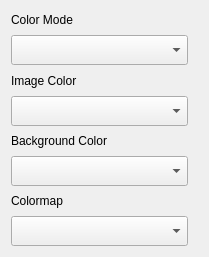
<?xml version="1.0" encoding="UTF-8"?>
<ui version="4.0">
 <class>Form</class>
 <widget class="QWidget" name="Form">
  <property name="geometry">
   <rect>
    <x>0</x>
    <y>0</y>
    <width>209</width>
    <height>257</height>
   </rect>
  </property>
  <property name="windowTitle">
   <string>Form</string>
  </property>
  <layout class="QVBoxLayout" name="verticalLayout">
   <item>
    <layout class="QVBoxLayout" name="verticalLayoutImgColors">
     <property name="rightMargin">
      <number>10</number>
     </property>
     <item>
      <widget class="QLabel" name="label">
       <property name="text">
        <string>Color Mode</string>
       </property>
      </widget>
     </item>
     <item>
      <widget class="QComboBox" name="comboBox">
       <property name="minimumSize">
        <size>
         <width>0</width>
         <height>30</height>
        </size>
       </property>
      </widget>
     </item>
     <item>
      <widget class="QLabel" name="labelFGColor">
       <property name="text">
        <string>Image Color</string>
       </property>
      </widget>
     </item>
     <item>
      <widget class="QComboBox" name="comboBoxFGColor">
       <property name="minimumSize">
        <size>
         <width>0</width>
         <height>30</height>
        </size>
       </property>
      </widget>
     </item>
     <item>
      <widget class="QLabel" name="labelBGColor">
       <property name="text">
        <string>Background Color</string>
       </property>
      </widget>
     </item>
     <item>
      <widget class="QComboBox" name="comboBoxBGColor">
       <property name="minimumSize">
        <size>
         <width>120</width>
         <height>30</height>
        </size>
       </property>
      </widget>
     </item>
     <item>
      <widget class="QLabel" name="labelColormap">
       <property name="text">
        <string>Colormap</string>
       </property>
      </widget>
     </item>
     <item>
      <widget class="QComboBox" name="comboBoxColormap">
       <property name="minimumSize">
        <size>
         <width>0</width>
         <height>30</height>
        </size>
       </property>
      </widget>
     </item>
    </layout>
   </item>
  </layout>
 </widget>
 <resources/>
 <connections/>
</ui>
